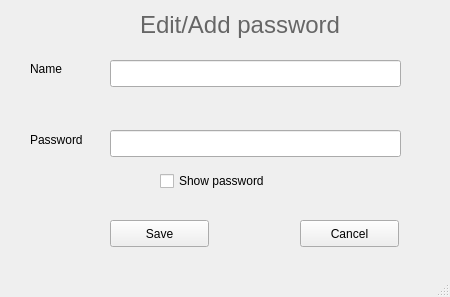
<?xml version="1.0" encoding="UTF-8"?>
<ui version="4.0">
 <class>MainWindow</class>
 <widget class="QMainWindow" name="MainWindow">
  <property name="geometry">
   <rect>
    <x>0</x>
    <y>0</y>
    <width>450</width>
    <height>297</height>
   </rect>
  </property>
  <property name="windowTitle">
   <string>Create/Edit password</string>
  </property>
  <widget class="QWidget" name="centralwidget">
   <widget class="QPushButton" name="saveButton">
    <property name="geometry">
     <rect>
      <x>110</x>
      <y>220</y>
      <width>99</width>
      <height>27</height>
     </rect>
    </property>
    <property name="text">
     <string>Save</string>
    </property>
   </widget>
   <widget class="QPushButton" name="cancelButton">
    <property name="geometry">
     <rect>
      <x>300</x>
      <y>220</y>
      <width>99</width>
      <height>27</height>
     </rect>
    </property>
    <property name="text">
     <string>Cancel</string>
    </property>
   </widget>
   <widget class="QLineEdit" name="passwordName">
    <property name="geometry">
     <rect>
      <x>110</x>
      <y>60</y>
      <width>291</width>
      <height>27</height>
     </rect>
    </property>
   </widget>
   <widget class="QLineEdit" name="password">
    <property name="geometry">
     <rect>
      <x>110</x>
      <y>130</y>
      <width>291</width>
      <height>27</height>
     </rect>
    </property>
   </widget>
   <widget class="QLabel" name="label">
    <property name="geometry">
     <rect>
      <x>30</x>
      <y>60</y>
      <width>67</width>
      <height>17</height>
     </rect>
    </property>
    <property name="text">
     <string>Name</string>
    </property>
   </widget>
   <widget class="QLabel" name="label_2">
    <property name="geometry">
     <rect>
      <x>30</x>
      <y>130</y>
      <width>71</width>
      <height>20</height>
     </rect>
    </property>
    <property name="text">
     <string>Password</string>
    </property>
   </widget>
   <widget class="QCheckBox" name="checkBox">
    <property name="geometry">
     <rect>
      <x>160</x>
      <y>170</y>
      <width>131</width>
      <height>22</height>
     </rect>
    </property>
    <property name="text">
     <string>Show password</string>
    </property>
   </widget>
   <widget class="QLabel" name="label_3">
    <property name="geometry">
     <rect>
      <x>140</x>
      <y>10</y>
      <width>221</width>
      <height>31</height>
     </rect>
    </property>
    <property name="text">
     <string>&lt;html&gt;&lt;head/&gt;&lt;body&gt;&lt;p&gt;&lt;span style=&quot; font-size:18pt; color:#666666;&quot;&gt;Edit/Add password&lt;/span&gt;&lt;/p&gt;&lt;/body&gt;&lt;/html&gt;</string>
    </property>
   </widget>
  </widget>
  <widget class="QMenuBar" name="menubar">
   <property name="geometry">
    <rect>
     <x>0</x>
     <y>0</y>
     <width>450</width>
     <height>25</height>
    </rect>
   </property>
  </widget>
  <widget class="QStatusBar" name="statusbar"/>
 </widget>
 <resources/>
 <connections/>
</ui>
